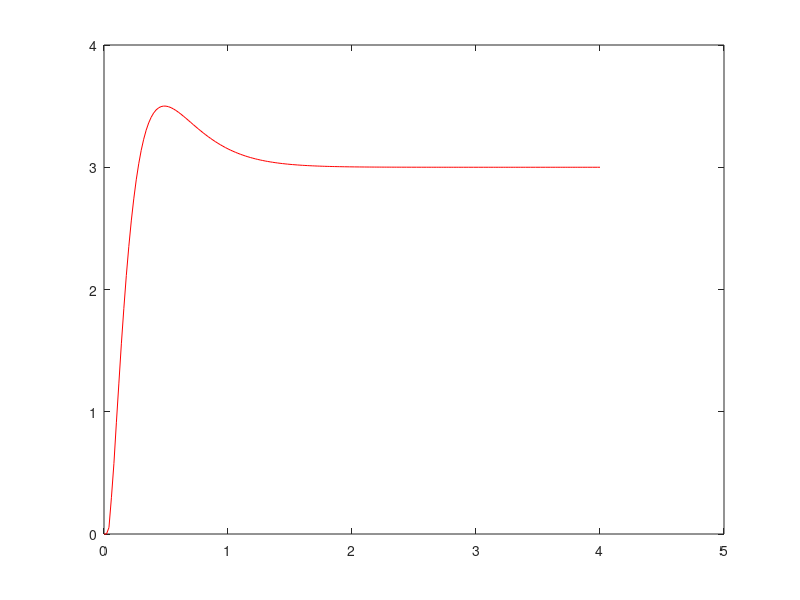

Reproduce this figure in MATLAB.

function CruiseControl_Design()

clc;
clear all;
format short;

A = [ 0       1       0    0;
     -8      -4       8    4;
      0       0       0    1;
     80      40     -160  -60];
  
B = [0; 80; 20;-1120];
C = [1 0 0 0];

sysc = ss(A,B,C,0);

T_period = 0.02;
delay = 0.0151;
sysd = c2d(sysc, T_period); phi = sysd.a; Gamma = sysd.b; C = sysd.c;

phi
% eye(2) + A*T_period
Gamma0 = inv(A)*(expm(A*(T_period-delay))-expm(A*0))*B
% (T_period - delay)*B
Gamma1 = inv(A)*(expm(A*T_period)-expm(A*(T_period-delay)))*B
% (delay)*B

phi_aug = [phi  Gamma1;zeros(1,5)]
Gamma_aug = [Gamma0; 1]
C_aug = [C 0]

gamma = [Gamma_aug phi_aug*Gamma_aug phi_aug^2*Gamma_aug  phi_aug^3*Gamma_aug phi_aug^4*Gamma_aug]
det(gamma)
if det(gamma) == 0
    disp('Uncontrollable')
else
    disp('Controllable');
end


H = (phi_aug - eye(5)*0.7)*(phi_aug + eye(5)*0.7)*(phi_aug - eye(5)*0.90)*(phi_aug - eye(5)*0.92)*(phi_aug - eye(5)*0.92)
K = - [0 0 0 0 1]*inv(gamma)*H
Acl = (phi_aug + Gamma_aug*K)
F = 1/(C_aug*inv(eye(5)-Acl)*Gamma_aug)
abs(eigs(Acl))

x1(2) = 0; x1(1) = 0;
x2(2) = 2; x2(1) = 2.0;
x3(2) = 1.0; x3(1) = 1.0;
x4(2) = 2.0; x4(1) = 2.0;
input(2) = 0; input(1) = 0;
time(2) = T_period; time(1) = 0;
i = 2;
r = 3.0;
for i=2:4/T_period
    
    u = K*[x1(i);x2(i);x3(i);;x4(i);input(i-1)] + r*F;
   
    xkp1 = phi*[x1(i);x2(i);x3(i);x4(i)]+ Gamma1*input(i-1) + Gamma0*u;
    x1(i+1) = xkp1(1);
    x2(i+1) = xkp1(2);
    x3(i+1) = xkp1(3);
    x4(i+1) = xkp1(4);
    input(i) = u;    
    time(i+1) = time(i) + T_period;   
end

plot(time, x1, 'r');
% hold;
% figure
% plot(time(1:length(input)), input, 'r');
max(abs(input))
